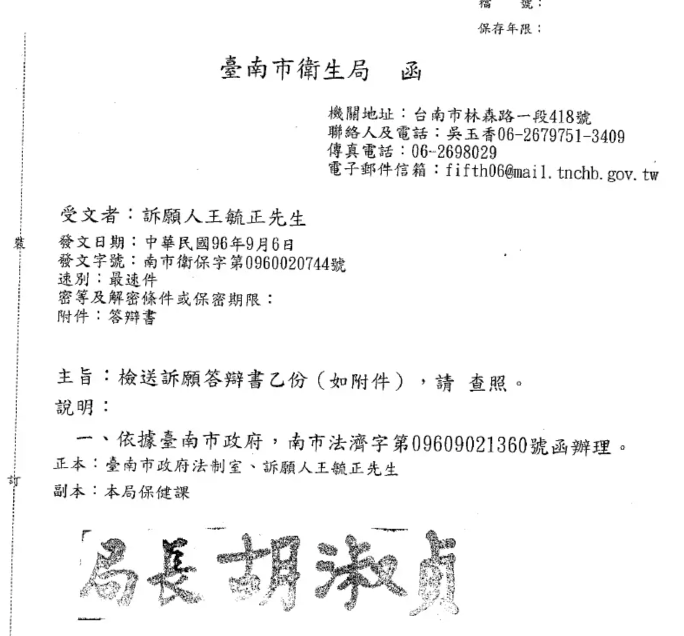
#> input picture 資料集/台鹼安順廠戴奧辛污染案/答辯書/截圖 2026-09-12 下午2.10.17.png, 1368 x 1272 px (shown at 1/2 size)
$ python -i build_docs.py   (imports and definitions only)
#> lines starting #> are read from the running program, lines starting #| are printed output that depends on the picture
"""case03 卷宗包：訴願書 10 頁、答辯書 10 頁、卷證 10 頁。HTML → Chrome PDF → (掃描件) PIL 後製。
與 case01/02 同一套管線；案情、文號、日期、法條、專案小組決議全部取自真實決定書 1143051259（114.12.17，81 I 撤銷）。"""
import os, subprocess, random, shutil, glob
from PIL import Image, ImageFilter, ImageEnhance, ImageChops, ImageDraw, ImageFont

SP = os.path.dirname(os.path.abspath(__file__))
ROOT = os.path.dirname(SP)
D1, D2, D3 = f"{ROOT}/01-訴願書", f"{ROOT}/02-答辯書", f"{ROOT}/03-卷證"
CHROME = "/Applications/Google Chrome.app/Contents/MacOS/Google Chrome"
# [3 lines not run here, left out]

# ------------------------------------------------------------------ 共用樣式
CSS = """
@page{size:A4;margin:0}
*{box-sizing:border-box}
body{margin:0;font-family:"BiauKaiTC","標楷體","Kaiti TC",serif;font-size:13.5pt;line-height:1.85;color:#111}
.page{width:210mm;height:297mm;padding:20mm 20mm 18mm;position:relative;page-break-after:always;overflow:hidden;background:#fff}
.page:last-child{page-break-after:auto}
.wm{position:absolute;left:-20mm;top:120mm;width:250mm;text-align:center;transform:rotate(-28deg);font-size:26pt;letter-spacing:.3em;color:rgba(0,0,0,.075);pointer-events:none;white-space:nowrap}
.wm2{position:absolute;right:8mm;bottom:6mm;font-size:8pt;color:#999}
h1{text-align:center;font-size:20pt;letter-spacing:.35em;margin:0 0 6mm;font-weight:normal}
h2{text-align:center;font-size:15pt;letter-spacing:.5em;margin:6mm 0 3mm;font-weight:normal}
.meta{font-size:12pt;line-height:1.7}
.meta td{padding:0 4px;vertical-align:top}
p{margin:0 0 2.5mm;text-align:justify}
.indent{text-indent:2em}
.item{padding-left:2em;text-indent:-2em}
.sub{padding-left:4em;text-indent:-2em}
.sign{margin-top:8mm;text-align:right}
.pn{position:absolute;bottom:9mm;left:0;right:0;text-align:center;font-size:10pt;color:#555}
.seal{position:absolute;width:30mm;height:30mm;border:1.1mm solid #c1272d;border-radius:50%;color:#c1272d;display:flex;align-items:center;justify-content:center;text-align:center;font-size:8.5pt;line-height:1.3;opacity:.82;transform:rotate(-7deg);padding:2mm}
.seal.sq{border-radius:2mm;width:22mm;height:22mm;font-size:9pt;transform:rotate(3deg)}
.stamp{display:inline-block;border:.6mm solid #c1272d;color:#c1272d;padding:0 2mm;font-size:10pt;transform:rotate(-4deg);opacity:.85}
.ink{color:#1d3f8f}
.hand{font-family:"Kaiti TC","BiauKaiTC";color:#1d3f8f}
.hand span{display:inline-block}
table.grid{border-collapse:collapse;width:100%;font-size:11.5pt;line-height:1.5}
table.grid th,table.grid td{border:.3mm solid #222;padding:1.6mm 2mm;vertical-align:top}
table.grid th{background:#f0f0f0;font-weight:normal;text-align:center;white-space:nowrap}
.note{font-size:10.5pt;color:#333}
.box{border:.3mm solid #222;padding:3mm 4mm}
.mono{font-family:"Menlo","Courier New",monospace}
.tight{font-size:12pt;line-height:1.62}.tight p{margin:0 0 1.6mm}.tight h1{font-size:18pt;margin-bottom:3mm}.tight h2{font-size:13.5pt;margin:3.5mm 0 1.5mm}.tight .meta{font-size:11.5pt;line-height:1.55}.tight table.grid{font-size:10.5pt}.tight table.grid th,.tight table.grid td{padding:1mm 2mm}
.att{position:absolute;right:20mm;top:12mm;font-size:11pt;border:.4mm solid #333;padding:0 2mm}
"""
WM = '<div class="wm">黑客松測試用模擬文件 ‧ 非真實公文</div><div class="wm2">2026 新北市 AI 智慧城市黑客松 ‧ 法制局組 ‧ 評測用模擬卷證（依真實決定書 1143051259 反推）</div>'


def page(inner, pn=None, tight=False, extra=""):
    cls = "page tight" if tight else "page"
    return f'<div class="{cls}">{WM}{inner}{f"<div class=pn>{pn}</div>" if pn else ""}{extra}</div>'


def html(body, css=""):
    return f'<!doctype html><html lang="zh-Hant"><head><meta charset="utf-8"><style>{CSS}{css}</style></head><body>{body}</body></html>'


# [11 lines left out: function hand, not called in this run]


def sq(text, w="11mm", fs="7pt"):
    return f'<span class="seal sq" style="position:static;display:inline-flex;width:{w};height:{w};font-size:{fs};vertical-align:middle;transform:rotate({random.uniform(-6,6):.0f}deg)">{text}</span>'


# [55 lines left out: functions _chrome, chrome_pdf, chrome_shot, pdf_to_png, not called in this run]


def scanify(png, jpg_out, gray=True):
#> called with jpg_out = 'out.png', gray = True
    im = Image.open(png).convert("RGB")
    w, h = im.size
#> w = 1368; h = 1272
    im = im.rotate(random.uniform(-0.8, 0.8), resample=Image.BICUBIC, fillcolor=(255, 255, 255))
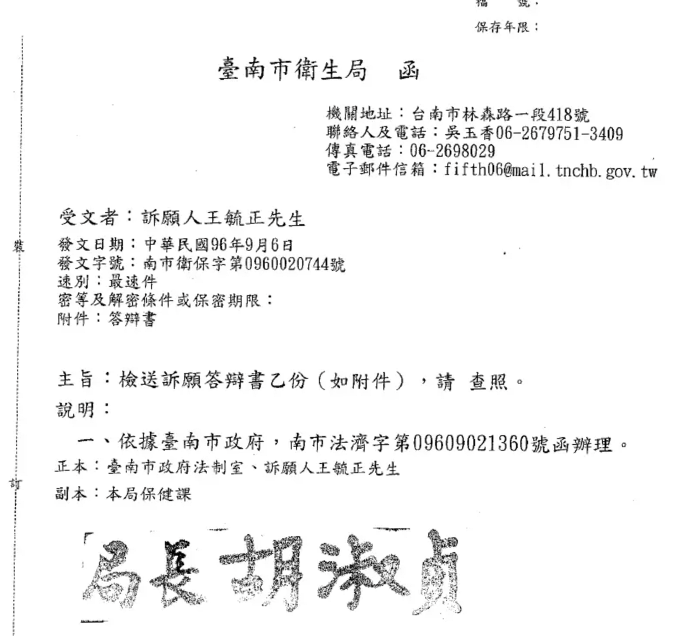
#> im: PIL image 1368x1272 RGB (shown at 1/2 size); mean R, G, B 244.1, 244.1, 244.1
    if gray:
        im = im.convert("L").convert("RGB")
    noise = Image.effect_noise((w, h), 22).convert("RGB")
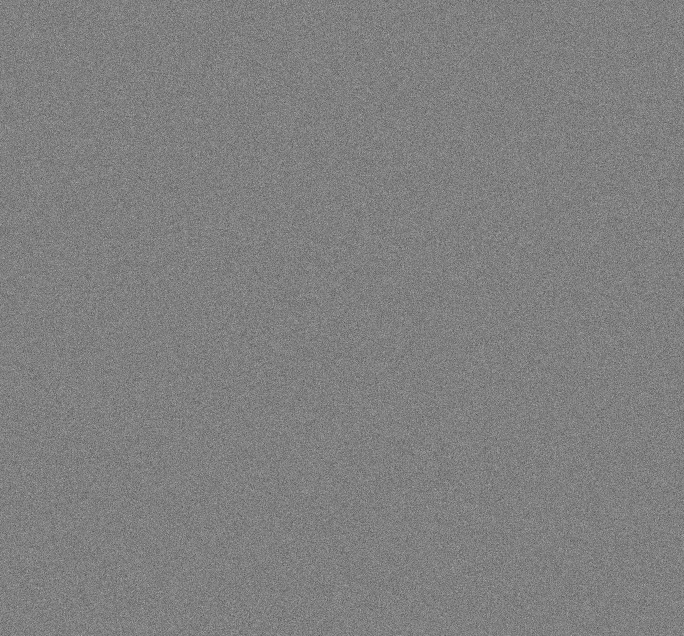
#> noise: PIL image 1368x1272 RGB (shown at 1/2 size); min 11, max 230, mean 127.5
    noise = noise.point(lambda p: 255 - abs(p - 128) // 3)
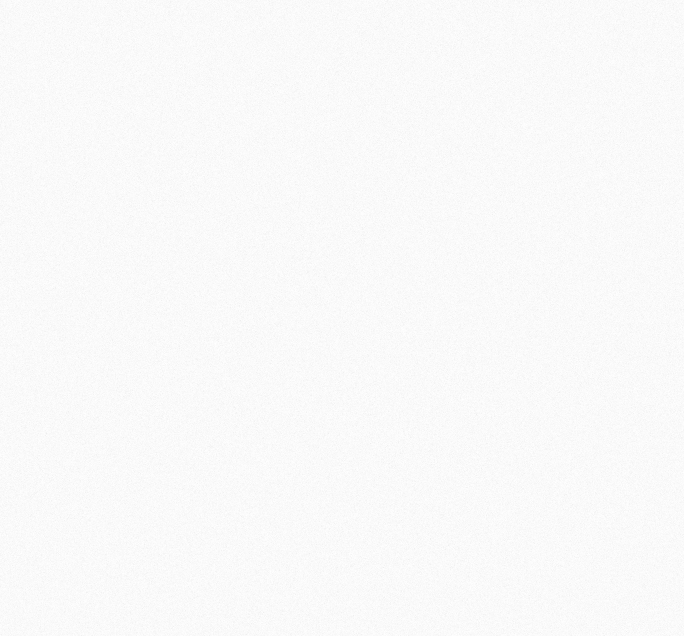
#> noise: PIL image 1368x1272 RGB (shown at 1/2 size); min 216, max 255, mean 249.5
    im = ImageChops.multiply(im, noise)
    shade = Image.new("L", (w, h), 255)
#> shade: PIL image 1368x1272 L; every value is 255
    sd = ImageDraw.Draw(shade)
    for i in range(60):
        sd.line((i, 0, i, h), fill=205 + i * 50 // 60)
    im = ImageChops.multiply(im, shade.convert("RGB"))
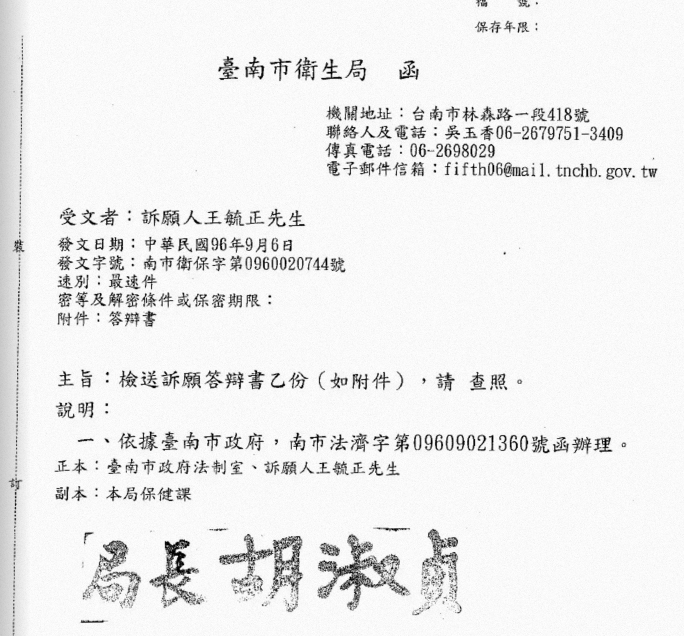
#> im: PIL image 1368x1272 RGB (shown at 1/2 size); min 0, max 255, mean 237.7
    im = im.filter(ImageFilter.GaussianBlur(0.55))
    im = ImageEnhance.Contrast(im).enhance(1.12)
    im = ImageEnhance.Brightness(im).enhance(0.985)
    im.save(jpg_out, "JPEG", quality=68)
    return jpg_out


def jpg_to_pdf(jpg, pdf):
    Image.open(jpg).convert("RGB").save(pdf, "PDF", resolution=170.0)
    return pdf


# [21 lines left out: functions scan_pdf, stamp_photo, not called in this run]


# ------------------------------------------------------------------ 事實常數（全部取自真實決定書 1143051259）
P = "劉○鑫即劉○鑫建築師事務所"
PS = "劉○鑫"
OFFICE = "新北市○○區○○路 ○○ 號 ○ 樓"
SITE = "新北市○○區○○○路 291 號 2 樓"
HOTEL = "三○旅社"
GOV = "新北市政府工務局"
GOV_ADDR = "新北市板橋區中山路 1 段 161 號"
PEN_NO = "新北工使字第 1141305688 號"
PEN_DATE = "114 年 7 月 4 日"
NOTICE_NO = "新北工使字第 1141098374 號"
DEF_NO = "新北工使字第 1141583906 號"
REPORT_NO = "111-K004423"
RESULT_NO = "111-K004423-01"
USE_LIC = "（○○）使字第 ○○○○ 號"
RULE = "新北市供公眾使用建築物公共安全檢查簽證申報案件簽證不實認定及懲處作業要點"
BASIS = "新北市政府處理違反建築法使用管理規定事件裁罰基準"
CASE_ID = "1143051259"
FINDING_OLD = "防火區劃－防火區劃之防火門窗：免檢討"
FINDING_NEW = "防火區劃－防火區劃之防火門窗：未設置防火門，現場防火門材質不符規定"


# ------------------------------------------------------------------ 處分函＋處分書（正本／影本共用，2 頁）
# [446 lines left out: functions penalty_letter, doc_appeal, doc_defense, not called in this run]


# ------------------------------------------------------------------ C. 卷證 00–08（10 頁）
ITEMS = [
    ("00", "卷證目錄", "文字 PDF", "訴願法 58 III 檢卷答辯：機關送卷時必附目錄"),
    ("01", "處分函併附處分書正本（2 頁）", "文字 PDF", "原行政處分本體（訴願標的）；內載救濟教示"),
    ("02", "處分書送達證書", "掃描 JPG", "訴願法 14：114.7.9 郵務送達事務所，受雇人代收（行政程序法 73）"),
    ("03", "112.7.4 複查情形紀錄表", "掃描 JPG（手寫）", "決定書理由五：「複查情形紀錄表」"),
    ("04", "複查現場照片彙整頁（另附 2 幀 JPG）", "文字 PDF ＋ 照片 JPG", "決定書理由五：「現場照片」"),
    ("05", "陳述意見通知書", "文字 PDF", "行政程序法 102；作業要點陳述程序"),
    ("06", "訴願人陳述理由書", "文字 PDF", "決定書答辯意旨：「陳述理由不同意」之所指"),
    ("07", "公安申報管理系統案件歷程", "系統列印 PDF", "111.6.9 申報 → 111.7.5 備查 → 112.7.4 複查 → 114.7.4 裁處"),
    ("08", "裁處簽呈", "掃描 JPG（含核章）", "機關內部決策軌跡"),
]


# [18 lines left out: function c00_index, not called in this run]


def c01_penalty():
    a1, a2 = penalty_letter(copy=False)
    return chrome_pdf("C01", page(a1, tight=True) + page(a2, tight=True))


# [209 lines left out: functions c02, c03_recheck, c04_photos, c05_notice, c06_statement, c07_system and 2 more, not called in this run]


# [18 lines not run here, left out]

>>> result = scanify('../../../../台鹼安順廠戴奧辛污染案/答辯書/截圖 2026-09-12 下午2.10.17.png', 'out.png')
